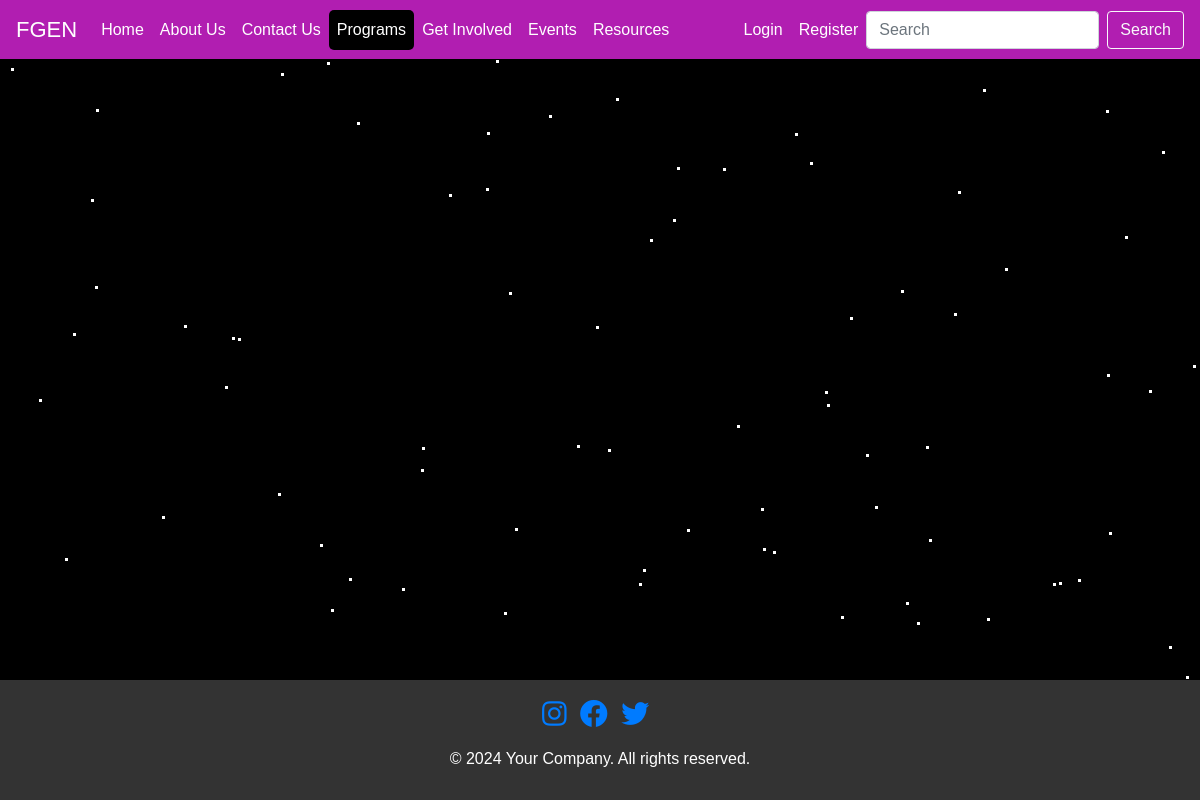
Page /programs/ on the earlier database version.
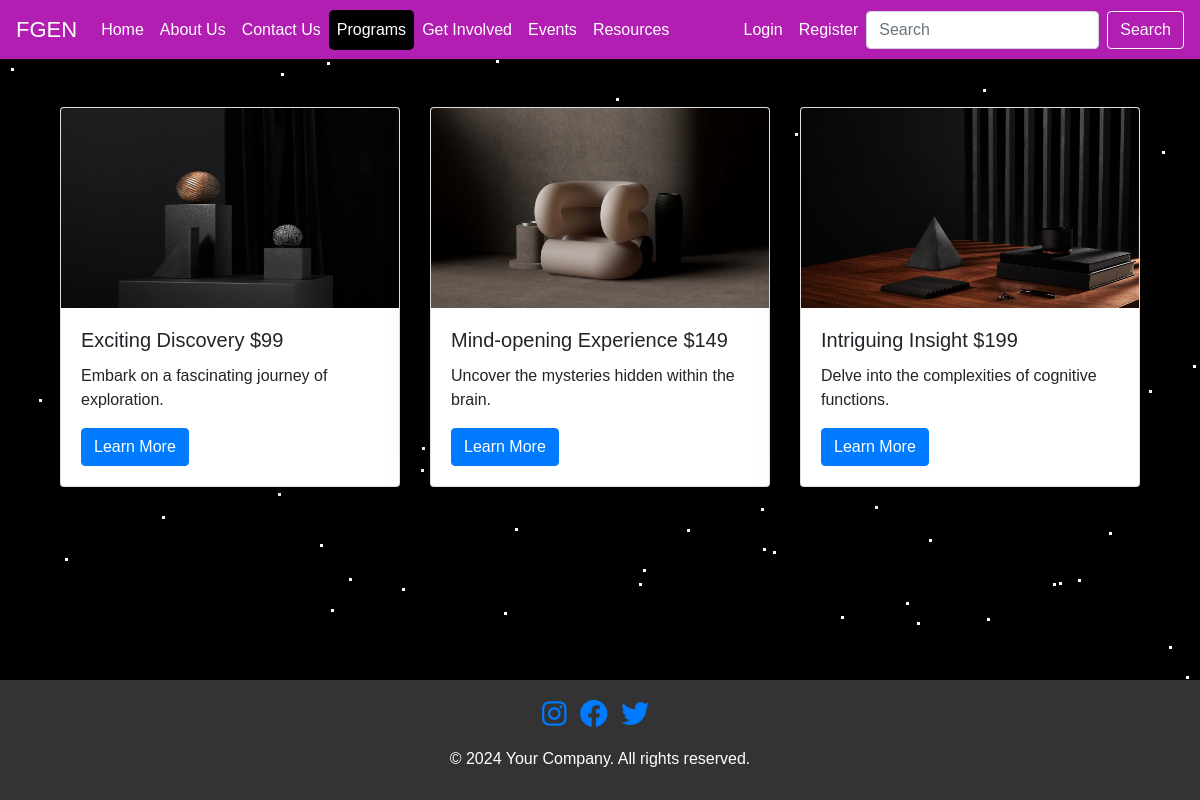
Same page on the later database version.
### new_App/models.py (models this page shows, shortened)
class Programs(models.Model):
    p_name = models.CharField(max_length=100)
    p_description = models.CharField(max_length=200)
    p_price = models.IntegerField()
    p_imagename = models.CharField(max_length=100)
    created_at = models.DateTimeField(auto_now_add=True)

### new_App/views.py (the view)
# urls.py: path('programs/', views.programs, name='programs'),
def programs(request):
    programs = Programs.objects.all()
    return render(request, 'programs.html', {'active_page': 'programs', 'programs':programs})

### new_App/templates/programs.html (shortened to what this page needs)
{% extends 'base.html' %}
{% load static%}
{% block content %}
    <div class="container-fluid mt-5">
        <div class="row justify-content-center">
            {% for program in programs %}
            <div class="col-md-4 col-sm-12">
                <div class="card card-custom program-card shadow-lg">
                    <img src="/static/assets/images/{{program.p_imagename}}.jpeg" height=200 width=100 class="card-img-top" alt="Card Image">
                    <div class="card-body">
                        <h5 class="card-title">{{program.p_name}} <span>${{program.p_price}}</span></h5>
                        <p class="card-text">{{program.p_description}}</p>
                        <a href="#" class="btn btn-primary">Learn More</a>
                    </div>
                </div>
            </div>
            {% endfor %}
        </div>
    </div>
{% endblock %}

### new_App/templates/base.html (shortened to what this page needs)
{% load static %}
<!DOCTYPE html>
<html lang="en">
<head>
    <link rel="stylesheet" href="https://stackpath.bootstrapcdn.com/bootstrap/4.5.2/css/bootstrap.min.css">
    <link rel="stylesheet" href="https://cdnjs.cloudflare.com/ajax/libs/font-awesome/5.15.4/css/all.min.css">
    <link rel="stylesheet" href="{% static 'assets/css/style.css' %}">
</head>
<body>
    <nav class="navbar navbar-expand-lg navbar-fixed-top navbar-dark bg-purple">
        <a class="navbar-brand" href="{% url 'home' %}" style="font-size:22px;">FGEN</a>
        <div class="collapse navbar-collapse" id="navbarNav">
            <ul class="navbar-nav mr-auto">
                <li class="nav-item">
                    <a class="{% if active_page == 'home' %}active{% endif %} nav-link" href="{% url 'home' %}">Home</a>
                </li>
                <li class="nav-item">
                    <a class="nav-link {% if active_page == 'about' %}active{% endif %}" href="{% url 'about_us' %}">About Us</a>
                </li>
                <li class="nav-item">
                    <a class="nav-link {% if active_page == 'contact' %}active{% endif %}" href="{% url 'contact_us' %}">Contact Us</a>
                </li>
                <li class="nav-item">
                    <a class="nav-link {% if active_page == 'programs' %}active{% endif %}" href="{% url 'programs' %}">Programs</a>
                </li>
                <li class="nav-item">
                    <a class="nav-link {% if active_page == 'getinvolved' %}active{% endif %}" href="{% url 'get_involved' %}">Get Involved</a>
                </li>
                <li class="nav-item">
                    <a class="nav-link {% if active_page == 'events' %}active{% endif %}" href="{% url 'events' %}">Events</a>
                </li>
                <li class="nav-item">
                    <a class="nav-link {% if active_page == 'resources' %}active{% endif %}" href="{% url 'resources' %}">Resources</a>
                </li>
            </ul>
            <ul class="navbar-nav">
                {% if user.is_authenticated %}
                    <li class="nav-item">
                        <a class="nav-link" href="{% url 'logout' %}">Logout</a>
                    </li>
                {% else %}
                    <li class="nav-item">
                        <a class="nav-link" href="{% url 'login' %}">Login</a>
                    </li>
                    <li class="nav-item">
                        <a class="nav-link" href="{% url 'register' %}">Register</a>
                    </li>
                {% endif %}
            </ul>
            <form class="form-inline my-2 my-lg-0">
                <input class="form-control mr-sm-2" type="search" placeholder="Search" aria-label="Search">
                <button class="btn btn-outline-light my-2 my-sm-0" type="submit">Search</button>
            </form>
        </div>
    </nav>
    <div class="star-background"></div>
    <div class="container main-content">
        {% block content %}
        {% endblock %}
    </div>
    <footer class="footer">
        <div class="container text-center">
            <div class="social-icons mb-3">
                <a href="#" class="social-icon"><i class="fab fa-instagram" style="font-size:28px;"></i></a>&nbsp;&nbsp;
                <a href="#" class="social-icon"><i class="fab fa-facebook" style="font-size:28px;"></i></a>&nbsp;&nbsp;
                <a href="#" class="social-icon"><i class="fab fa-twitter" style="font-size:28px;"></i></a>&nbsp;&nbsp;
            </div>
            <p>&copy; {% now "Y" %} Your Company. All rights reserved.</p>
        </div>
    </footer>
</body>
</html>

### new_App/static/assets/css/style.css (style rules this page uses)
body { font-family: Arial, sans-serif; background-color: #f8f9fa; display: flex; min-height: 100vh; flex-direction: column; padding-bottom: 130px; }
.navbar { background-color: rgb(177, 30, 177); color: #ffffff; }
.navbar-dark .navbar-nav .nav-link { color: #ffffff; font-weight: normal; border-radius: 5px; transition: all 0.3s ease; }
.active { font-weight: bold; background-color: black; color: white; border-radius: 5px; }
.main-content { flex: 1; }
.footer { background-color: #000; color: #fff; text-align: center; padding: 10px; width: 100%; position: fixed; bottom: 0; }
.program-card { transition: transform 0.2s; }

### new_App/templates/base.html (style rules this page uses)
body { padding-bottom: 130px; }
.footer { position: fixed; bottom: 0; width: 100%; height: 120px; background-color: #333; color: white; text-align: center; padding-top: 20px; }

Differences in the rows shown:
added Programs: p_imagename (picture), p_name "Exciting Discovery", p_price "99", p_description "Embark on a fascinating journey of exploration."
added Programs: p_imagename (picture), p_name "Mind-opening Experience", p_price "149", p_description "Uncover the mysteries hidden within the brain."
added Programs: p_imagename (picture), p_name "Intriguing Insight", p_price "199", p_description "Delve into the complexities of cognitive functions."
